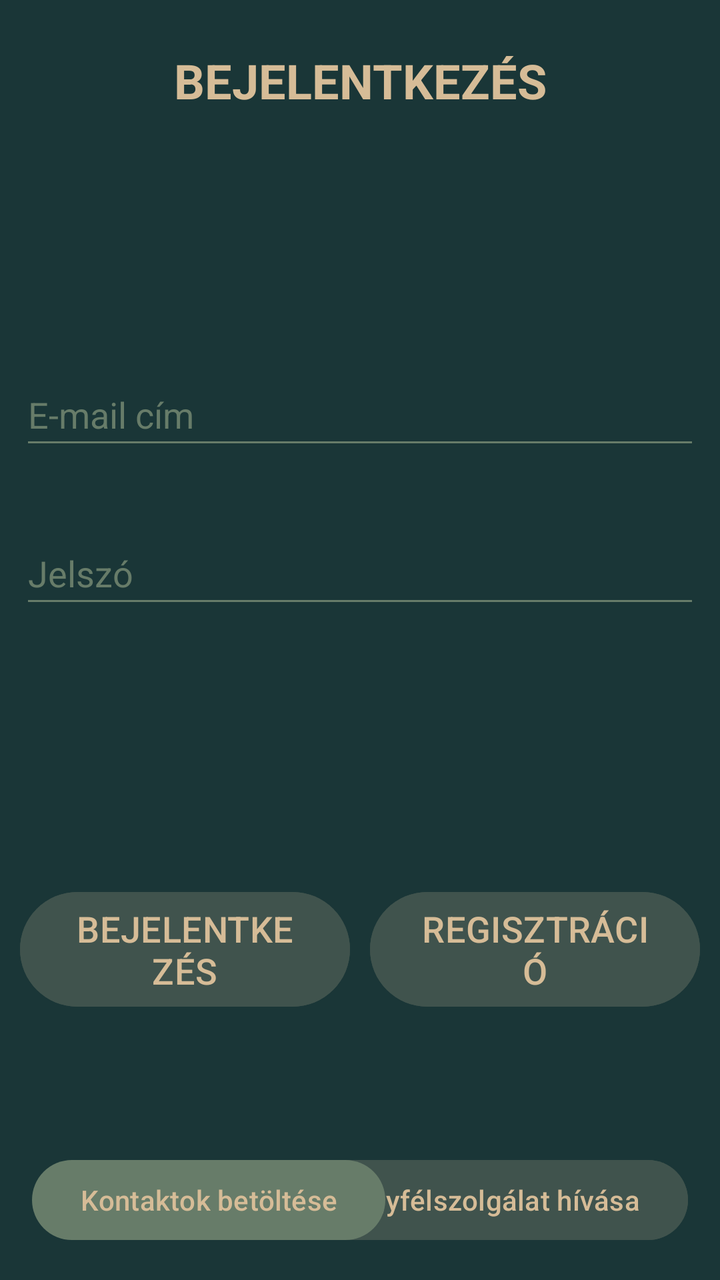
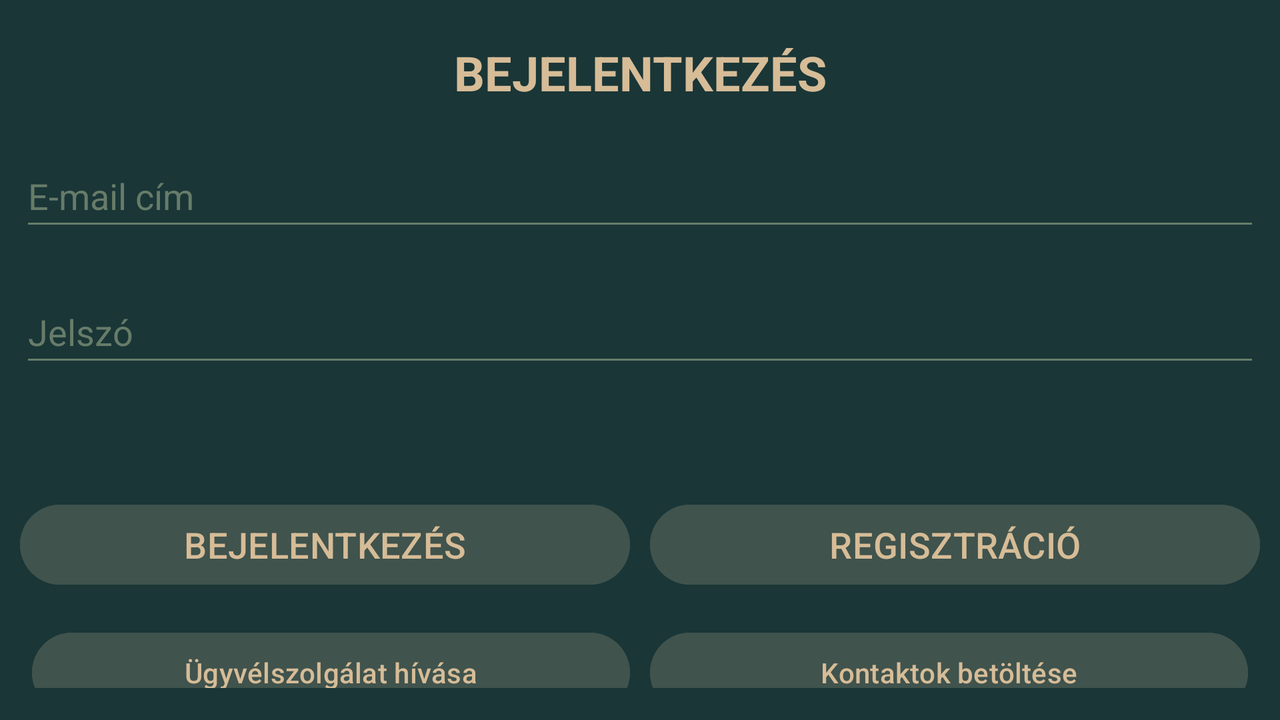

First picture: res/layout/ on a phone held upright. Second picture: the repository's own variant of that layout, on a device whose configuration matches the variant's folder. Source for both follows.
<!-- AndroidManifest.xml: application theme Theme.SzonyegwebshopMobilAF -->
<!-- res/layout/activity_main.xml -->
<?xml version="1.0" encoding="utf-8"?>
<androidx.constraintlayout.widget.ConstraintLayout xmlns:android="http://schemas.android.com/apk/res/android"
    xmlns:app="http://schemas.android.com/apk/res-auto"
    xmlns:tools="http://schemas.android.com/tools"
    android:layout_width="match_parent"
    android:layout_height="match_parent"
    android:background="@color/darkPeacockBlue"
    tools:context=".MainActivity">

    <TextView
        android:id="@+id/loginTextView"
        android:layout_width="0dp"
        android:layout_height="wrap_content"
        android:text="@string/login"
        android:textStyle="bold"
        android:textSize="24sp"
        android:textAlignment="center"
        android:textColor="@color/yellowishBrown"
        app:layout_constraintTop_toTopOf="parent"
        app:layout_constraintStart_toStartOf="parent"
        app:layout_constraintEnd_toEndOf="parent"
        android:layout_marginTop="24dp" />

    <EditText
        android:id="@+id/editTextUserName"
        android:layout_width="match_parent"
        android:layout_height="wrap_content"
        android:layout_marginLeft="10dp"
        android:layout_marginRight="10dp"
        android:ems="10"
        android:hint="@string/email_address"
        android:inputType="textEmailAddress"
        android:minHeight="48dp"
        android:textColor="@color/yellowishBrown"
        app:layout_constraintBottom_toBottomOf="parent"
        app:layout_constraintTop_toTopOf="parent"
        android:textColorHint="@color/green"
        android:backgroundTint="@color/green"
        app:layout_constraintVertical_bias="0.307" />

    <EditText
        android:id="@+id/editTextPassword"
        android:layout_width="match_parent"
        android:layout_height="wrap_content"
        android:layout_marginLeft="10dp"
        android:layout_marginRight="10dp"
        android:layout_marginBottom="150dp"
        android:ems="10"
        android:hint="@string/password"
        android:inputType="textPassword"
        android:minHeight="48dp"
        android:textColor="@color/yellowishBrown"
        app:layout_constraintBottom_toBottomOf="parent"
        app:layout_constraintTop_toBottomOf="@+id/editTextUserName"
        android:textColorHint="@color/green"
        android:backgroundTint="@color/green"
        app:layout_constraintVertical_bias="0.148" />

    <Button
        android:id="@+id/loginButton"
        android:layout_width="0dp"
        android:layout_height="wrap_content"
        android:text="@string/login"
        android:textSize="18sp"
        android:onClick="login"
        android:backgroundTint="@color/darkGreen"
        android:textColor="@color/yellowishBrown"
        android:layout_marginStart="10dp"
        android:layout_marginEnd="5dp"
        app:layout_constraintTop_toBottomOf="@id/editTextPassword"
        app:layout_constraintStart_toStartOf="parent"
        app:layout_constraintEnd_toStartOf="@id/registerButton"
        app:layout_constraintBottom_toBottomOf="parent"
        app:layout_constraintHorizontal_chainStyle="spread" />

    <Button
        android:id="@+id/registerButton"
        android:layout_width="0dp"
        android:layout_height="wrap_content"
        android:text="@string/registration"
        android:textSize="18sp"
        android:onClick="register"
        android:backgroundTint="@color/darkGreen"
        android:textColor="@color/yellowishBrown"
        android:layout_marginStart="5dp"
        android:layout_marginEnd="10dp"
        app:layout_constraintTop_toBottomOf="@id/editTextPassword"
        app:layout_constraintStart_toEndOf="@id/loginButton"
        app:layout_constraintEnd_toEndOf="parent"
        app:layout_constraintBottom_toBottomOf="parent" />

    <Button
        android:id="@+id/helpCallButton"
        android:layout_width="wrap_content"
        android:layout_height="wrap_content"
        android:text="Ügyfélszolgálat hívása"
        android:textColor="@color/yellowishBrown"
        android:backgroundTint="@color/darkGreen"
        android:onClick="requestCallHelp"
        app:layout_constraintBottom_toBottomOf="parent"
        app:layout_constraintEnd_toEndOf="parent"
        android:layout_margin="16dp" />

    <Button
        android:id="@+id/button_load_contacts"
        android:layout_width="wrap_content"
        android:layout_height="wrap_content"
        android:text="Kontaktok betöltése"
        app:layout_constraintBottom_toBottomOf="parent"
        app:layout_constraintEnd_toEndOf="parent"
        app:layout_constraintHorizontal_bias="0.0"
        app:layout_constraintStart_toStartOf="parent"
        android:layout_margin="16dp"
        app:layout_constraintVertical_bias="0.09"
        android:onClick="loadContacts"/>

</androidx.constraintlayout.widget.ConstraintLayout>
<!-- resources referenced by this layout -->
<resources>
  <color name="darkGreen">#40534d</color>
  <color name="darkPeacockBlue">#1a3637</color>
  <color name="green">#677c69</color>
  <color name="yellowishBrown">#d6bc97</color>
  <string name="email_address">E-mail cím</string>
  <string name="login">BEJELENTKEZÉS</string>
  <string name="password">Jelszó</string>
  <string name="registration">REGISZTRÁCIÓ</string>
  <style name="Theme.SzonyegwebshopMobilAF" parent="Base.Theme.SzonyegwebshopMobilAF" />
  <style name="Base.Theme.SzonyegwebshopMobilAF" parent="Theme.Material3.DayNight.NoActionBar">
          
          <item name="colorPrimary">@color/green</item>
          <item name="colorPrimaryVariant">@color/darkGreen</item>
          <item name="colorOnPrimary">@color/yellowishBrown</item>
      </style>
</resources>
<!-- res/layout-land/activity_main.xml (the repository's variant of the layout above) -->
<!-- drawn on the phone turned sideways -->
<?xml version="1.0" encoding="utf-8"?>
<LinearLayout
    xmlns:android="http://schemas.android.com/apk/res/android"
    xmlns:app="http://schemas.android.com/apk/res-auto"
    xmlns:tools="http://schemas.android.com/tools"
    android:layout_width="match_parent"
    android:layout_height="match_parent"
    android:orientation="vertical"
    android:background="@color/darkPeacockBlue"
    tools:context=".MainActivity">

    <TextView
        android:id="@+id/loginTextView"
        android:layout_width="match_parent"
        android:layout_height="wrap_content"
        android:text="@string/login"
        android:textStyle="bold"
        android:textSize="24sp"
        android:textAlignment="center"
        android:textColor="@color/yellowishBrown"
        android:layout_marginTop="20dp" />

    <EditText
        android:id="@+id/editTextUserName"
        android:layout_width="match_parent"
        android:layout_height="wrap_content"
        android:layout_marginLeft="10dp"
        android:layout_marginRight="10dp"
        android:minHeight="48dp"
        android:ems="10"
        android:hint="@string/email_address"
        android:inputType="textEmailAddress"
        android:textColor="@color/yellowishBrown"
        android:textColorHint="@color/green"
        android:backgroundTint="@color/green"
        android:layout_marginTop="20dp" />

    <EditText
        android:id="@+id/editTextPassword"
        android:layout_width="match_parent"
        android:layout_height="wrap_content"
        android:layout_marginLeft="10dp"
        android:layout_marginRight="10dp"
        android:minHeight="48dp"
        android:layout_marginBottom="40dp"
        android:ems="10"
        android:hint="@string/password"
        android:inputType="textPassword"
        android:textColor="@color/yellowishBrown"
        android:textColorHint="@color/green"
        android:backgroundTint="@color/green"
        android:layout_marginTop="20dp" />

    <LinearLayout
        android:layout_width="match_parent"
        android:layout_height="wrap_content"
        android:orientation="horizontal"
        android:layout_marginTop="20dp">

        <Button
            android:id="@+id/loginButton"
            android:layout_width="0dp"
            android:layout_height="wrap_content"
            android:layout_marginLeft="10dp"
            android:layout_marginRight="10dp"
            android:layout_weight="1"
            android:text="@string/login"
            android:textSize="18sp"
            android:backgroundTint="@color/darkGreen"
            android:textColor="@color/yellowishBrown"
            android:onClick="login" />

        <Button
            android:id="@+id/registerButton"
            android:layout_width="0dp"
            android:layout_height="wrap_content"
            android:layout_marginRight="10dp"
            android:layout_weight="1"
            android:text="@string/registration"
            android:textSize="18sp"
            android:backgroundTint="@color/darkGreen"
            android:textColor="@color/yellowishBrown"
            android:onClick="register" />
    </LinearLayout>

    <LinearLayout
        android:layout_width="match_parent"
        android:layout_height="wrap_content"
        android:orientation="horizontal"
        android:layout_margin="16dp">

        <Button
            android:id="@+id/helpCallButton"
            android:layout_width="0dp"
            android:layout_weight="1"
            android:layout_marginBottom="40dp"
            android:layout_height="48dp"
            android:text="Ügyvélszolgálat hívása"
            android:textColor="@color/yellowishBrown"
            android:onClick="requestCallHelp"
            android:backgroundTint="@color/darkGreen" />

        <Button
            android:id="@+id/button_load_contacts"
            android:layout_width="0dp"
            android:layout_weight="1"
            android:layout_marginBottom="40dp"
            android:layout_height="48dp"
            android:layout_marginLeft="10dp"
            android:text="Kontaktok betöltése"
            android:textColor="@color/yellowishBrown"
            android:backgroundTint="@color/darkGreen"
            android:onClick="loadContacts"/>
    </LinearLayout>



</LinearLayout>
